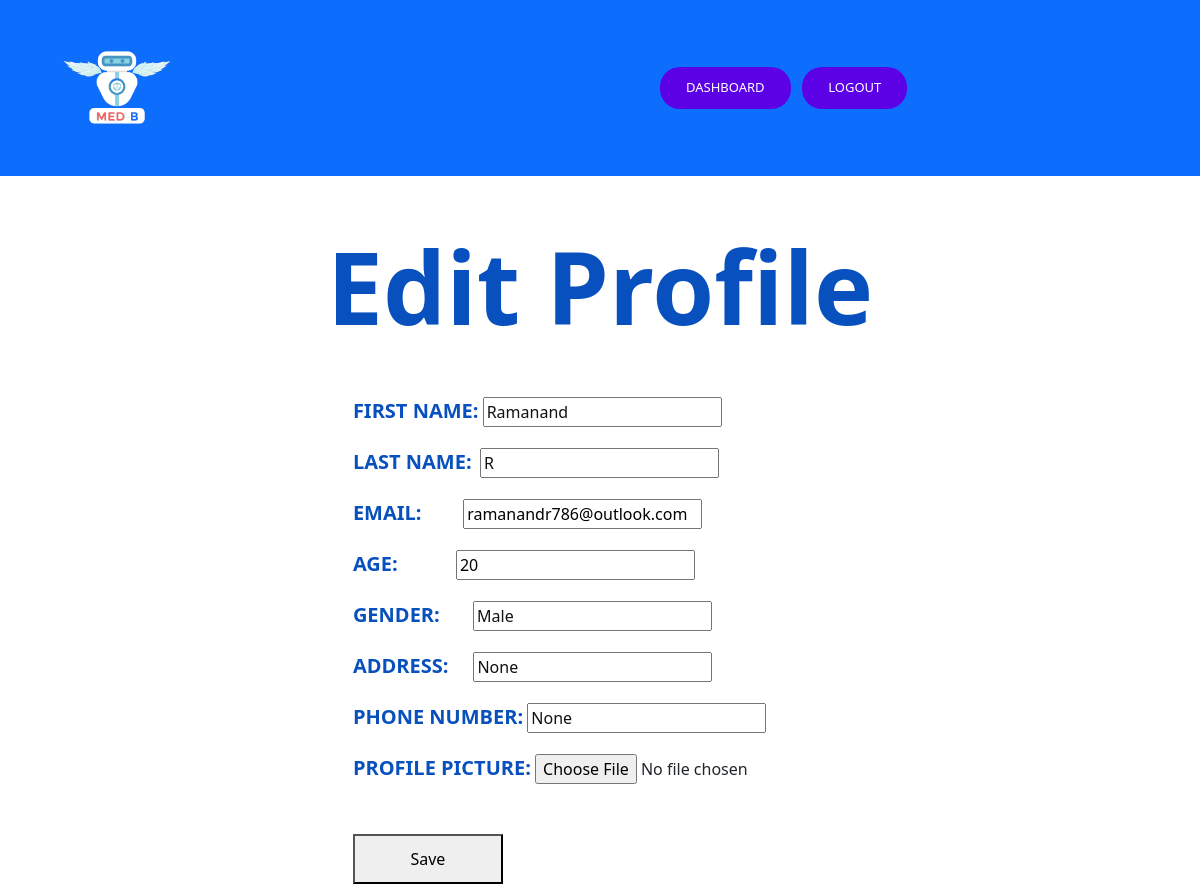
Page /profile/edit/ (signed in) on the committed database.
### authsystem/models.py (models this page shows)
class Profile(models.Model):
    user = models.OneToOneField(User, on_delete=models.CASCADE)
    picture = models.ImageField(upload_to='profile_pictures', null=True, blank=True)
    age = models.IntegerField(null=True, blank=True)
    gender = models.CharField(max_length=10, null=True, blank=True)
    address = models.CharField(max_length=100, null=True, blank=True)
    phone = models.CharField(max_length=20, null=True, blank=True)

### authsystem/views.py (the view, shortened to what this page needs)
# urls.py: path('profile/edit/', views.edit_profile, name='edit_profile'),
@login_required
def edit_profile(request):
    try:
        profile = request.user.profile
    except Profile.DoesNotExist:
        profile = Profile(user=request.user)
    return render(request, 'edit_profile.html', {'profile': profile})

### templates/edit_profile.html (shortened to what this page needs)
{% extends 'base.html' %}
{% block mybody %}
<div class="edit-profile">
    <h1 style='color:#0750bd;margin-bottom:50px;font-size: 100px;'>Edit Profile</h1>
    <form method="POST" enctype="multipart/form-data">
      <div class="form-group">
        <label for="id_first_name" style="font-size: 20px;">First Name:</label>
        <input type="text" id="id_first_name" name="first_name" value="{{ profile.user.first_name }}">
      </div>
      <div class="form-group">
        <label for="id_last_name" style="font-size: 20px;">Last Name:</label>&nbsp;
        <input type="text" id="id_last_name" name="last_name" value="{{ profile.user.last_name }}">
      </div>
      <div class="form-group">
        <label for="id_email" style="font-size: 20px;">Email:</label>&nbsp;&nbsp;&nbsp;&nbsp;&nbsp;&nbsp;&nbsp;&nbsp;&nbsp;
        <input type="email" id="id_email" name="email" value="{{ profile.user.email }}">
      </div>
      <div class="form-group">
        <label for="id_age"style="font-size: 20px;">Age:</label>&nbsp;&nbsp;&nbsp;&nbsp;&nbsp;&nbsp;&nbsp;&nbsp;&nbsp;&nbsp;&nbsp;&nbsp;&nbsp;
        <input type="number" id="id_age" name="age" value="{{ profile.age }}">
      </div>
      <div class="form-group">
        <label for="id_gender" style="font-size: 20px;">Gender:</label>&nbsp;&nbsp;&nbsp;&nbsp;&nbsp;&nbsp;&nbsp;
        <input type="text" id="id_gender" name="gender" value="{{ profile.gender }}">
      </div>
      <div class="form-group">
        <label for="id_address" style="font-size: 20px;">Address:</label>&nbsp;&nbsp;&nbsp;&nbsp;&nbsp;
        <input type="text" id="id_address" name="address" value="{{ profile.address }}">
      </div>
      <div class="form-group">
        <label for="id_phone" style="font-size: 20px;">Phone Number:</label>
        <input type="text" id="id_phone" name="phone" value="{{ profile.phone }}">
      </div>
      <div class="form-group">
        <label for="id_picture" style="font-size: 20px;">Profile Picture:</label>
        <input type="file" id="id_picture" name="picture">
      </div>
      <button type="submit" style="height: 50px;width: 150px;margin-top: 30px;">Save</button>
    </form>
  </div>
{% endblock %}

### static/main.css (style rules this page uses)
body { margin:0; color:#6a6f8c; background-image: url('images/bg.png'); font:600 16px/18px 'Open Sans',sans-serif; }
*,:after,:before { box-sizing:border-box }
body { font: 100% / 1.414 "Open Sans", "Roboto", arial, sans-serif; background: #e9e9e9; }
a, [type="submit"] { transition: all .25s ease-in; }
h1, h2 { font-weight: 300; color: rgba(255,255,255,1); }
label { font-size: .85rem; text-transform: uppercase; color: #ccc; }
[type="text"] { color: #111; }

### static/styles.css (style rules this page uses)
:root { --primary: #2124B1; --secondary: #4777F5; --light: #F7FAFF; --dark: #1D1D27; }
h1, h2, h3, .fw-bold { font-weight: 700 !important; }

### templates/edit_profile.html (style rules this page uses)
.edit-profile { display: flex; align-items: center; justify-content: center; flex-direction: column; margin-top: 50px; }
.edit-profile form { display: flex; flex-direction: column; gap: 20px; }

### templates/base.html (style rules this page uses)
label { font-size: .85rem; text-transform: uppercase; color: #0750bd; font-weight: 900; }

### rows in the picture
Profile: first_name "Ramanand", last_name "R", email "ramanandr786@outlook.com", age "20", gender "Male", address "None", phone "None"
